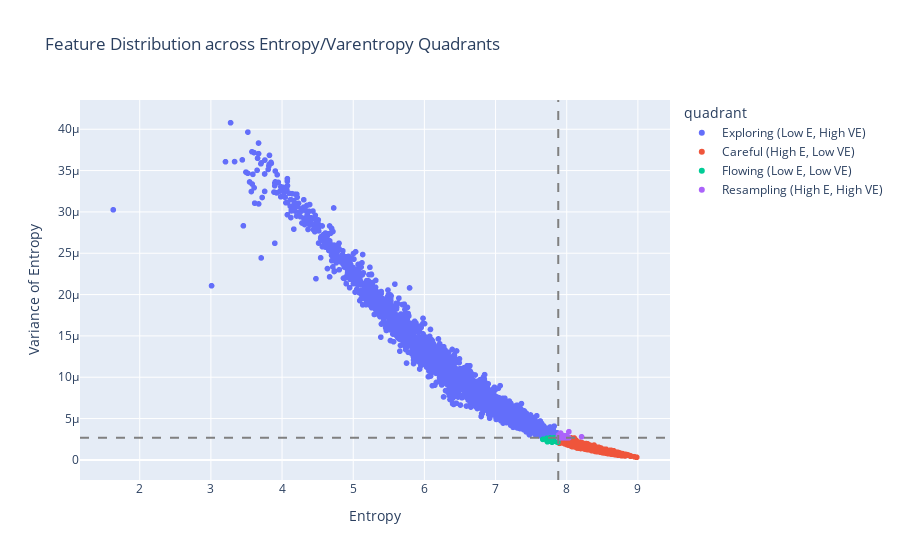

The code cell stored with this chart in its notebook:
### Code cell
quadrants, filtered_entropy, filtered_varentropy = analyze_feature_quadrants(filtered_acts)
plot_entropy_quadrants(filtered_entropy, filtered_varentropy, quadrants)

### Figure 1 — Plotly figure (JSON) as saved in the notebook; plotly's stock layout.template omitted (floating-point values rounded to 4 significant figures; data arrays with more than 128 entries replaced by an {"elided": "..."} marker saying what was removed)
{"data": [{"hovertemplate": "quadrant=Exploring (Low E, High VE)<br>Entropy=%{x}<br>Variance of Entropy=%{y}<extra></extra>", "legendgroup": "Exploring (Low E, High VE)", "marker": {"color": "#636efa", "symbol": "circle"}, "mode": "markers", "name": "Exploring (Low E, High VE)", "showlegend": true, "type": "scattergl", "x": {"elided": "3917 float values"}, "xaxis": "x", "y": {"elided": "3917 float values"}, "yaxis": "y"}, {"hovertemplate": "quadrant=Careful (High E, Low VE)<br>Entropy=%{x}<br>Variance of Entropy=%{y}<extra></extra>", "legendgroup": "Careful (High E, Low VE)", "marker": {"color": "#EF553B", "symbol": "circle"}, "mode": "markers", "name": "Careful (High E, Low VE)", "showlegend": true, "type": "scattergl", "x": {"elided": "3917 float values"}, "xaxis": "x", "y": {"elided": "3917 float values"}, "yaxis": "y"}, {"hovertemplate": "quadrant=Flowing (Low E, Low VE)<br>Entropy=%{x}<br>Variance of Entropy=%{y}<extra></extra>", "legendgroup": "Flowing (Low E, Low VE)", "marker": {"color": "#00cc96", "symbol": "circle"}, "mode": "markers", "name": "Flowing (Low E, Low VE)", "showlegend": true, "type": "scattergl", "x": [7.78, 7.827, 7.796, 7.839, 7.876, 7.873, 7.878, 7.761, 7.874, 7.877, 7.815, 7.85, 7.717, 7.824, 7.844, 7.849, 7.875, 7.812, 7.863, 7.799, 7.824, 7.739, 7.87, 7.816, 7.876, 7.868, 7.867, 7.799, 7.862, 7.804, 7.834, 7.853, 7.811, 7.849, 7.856, 7.853, 7.82, 7.765, 7.826, 7.807, 7.863, 7.794, 7.811, 7.857, 7.783, 7.829, 7.867, 7.824, 7.847, 7.853, 7.852, 7.834, 7.867, 7.715, 7.851, 7.728, 7.841, 7.867, 7.761, 7.827, 7.864, 7.785, 7.875, 7.856, 7.786, 7.876, 7.84, 7.803, 7.872, 7.792, 7.847, 7.758, 7.773, 7.846, 7.843, 7.876, 7.809, 7.822, 7.743, 7.786, 7.824, 7.839, 7.862, 7.779, 7.826, 7.717, 7.872, 7.664, 7.875], "xaxis": "x", "y": [2.5e-06, 2.439e-06, 2.636e-06, 2.563e-06, 2.338e-06, 2.371e-06, 2.57e-06, 2.527e-06, 2.12e-06, 2.662e-06, 2.481e-06, 2.469e-06, 2.601e-06, 2.624e-06, 2.519e-06, 2.439e-06, 2.652e-06, 2.535e-06, 2.531e-06, 2.488e-06, 2.335e-06, 2.546e-06, 2.427e-06, 2.589e-06, 2.426e-06, 2.522e-06, 2.578e-06, 2.631e-06, 2.254e-06, 2.388e-06, 2.645e-06, 2.533e-06, 2.546e-06, 2.517e-06, 2.22e-06, 2.553e-06, 2.474e-06, 2.661e-06, 2.474e-06, 2.524e-06, 2.533e-06, 2.138e-06, 2.612e-06, 2.182e-06, 2.499e-06, 2.552e-06, 2.517e-06, 2.657e-06, 2.602e-06, 2.466e-06, 2.562e-06, 2.563e-06, 2.384e-06, 2.532e-06, 2.586e-06, 2.192e-06, 2.354e-06, 2.529e-06, 2.545e-06, 2.348e-06, 2.419e-06, 2.626e-06, 2.586e-06, 2.479e-06, 2.464e-06, 2.536e-06, 2.554e-06, 2.604e-06, 2.525e-06, 2.225e-06, 2.276e-06, 2.358e-06, 2.487e-06, 2.529e-06, 2.652e-06, 2.297e-06, 2.395e-06, 2.414e-06, 2.247e-06, 2.571e-06, 2.577e-06, 2.519e-06, 2.654e-06, 2.465e-06, 2.288e-06, 2.414e-06, 2.467e-06, 2.48e-06, 2.497e-06], "yaxis": "y"}, {"hovertemplate": "quadrant=Resampling (High E, High VE)<br>Entropy=%{x}<br>Variance of Entropy=%{y}<extra></extra>", "legendgroup": "Resampling (High E, High VE)", "marker": {"color": "#ab63fa", "symbol": "circle"}, "mode": "markers", "name": "Resampling (High E, High VE)", "showlegend": true, "type": "scattergl", "x": [7.918, 7.924, 7.944, 7.989, 8.209, 7.955, 7.885, 7.899, 7.911, 7.927, 7.882, 7.967, 8.011, 7.954, 7.915, 7.964, 7.986, 7.907, 7.895, 7.93, 7.958, 7.921, 7.897, 7.935, 8.03, 7.897, 8.019, 7.916, 7.926, 7.892, 7.902, 7.901, 7.884, 7.918, 7.914, 8.03, 7.914, 7.944, 7.93, 7.905, 7.942, 7.935, 7.889, 7.966, 7.967, 7.928, 7.897, 7.9, 7.931, 8.008, 7.983, 7.883, 7.881, 7.937, 7.931, 7.887, 7.886, 7.973, 7.916, 7.938, 7.941, 7.892, 7.932, 7.917, 7.888, 7.912, 7.917, 7.881, 7.888, 7.907, 7.985, 7.904, 7.988, 7.901, 7.939, 7.914, 7.955, 7.883, 7.963, 7.898, 7.919, 7.915, 7.907, 7.942, 7.914, 7.953, 7.96, 7.936, 7.906], "xaxis": "x", "y": [2.67e-06, 2.688e-06, 2.665e-06, 2.707e-06, 2.792e-06, 2.818e-06, 2.842e-06, 3.05e-06, 2.705e-06, 2.899e-06, 2.806e-06, 2.708e-06, 2.684e-06, 2.743e-06, 2.669e-06, 2.772e-06, 2.666e-06, 2.737e-06, 2.833e-06, 2.686e-06, 2.928e-06, 2.952e-06, 2.735e-06, 2.691e-06, 2.68e-06, 2.837e-06, 2.733e-06, 2.702e-06, 2.68e-06, 2.712e-06, 2.755e-06, 3.022e-06, 2.694e-06, 2.923e-06, 3.241e-06, 3.406e-06, 3.02e-06, 2.781e-06, 2.685e-06, 2.802e-06, 2.81e-06, 2.9e-06, 2.901e-06, 2.726e-06, 2.713e-06, 2.8e-06, 2.719e-06, 2.746e-06, 2.775e-06, 2.671e-06, 2.769e-06, 2.749e-06, 2.744e-06, 2.749e-06, 2.737e-06, 3.02e-06, 2.689e-06, 2.713e-06, 2.855e-06, 2.683e-06, 2.889e-06, 2.826e-06, 2.774e-06, 2.839e-06, 2.909e-06, 2.669e-06, 3.012e-06, 2.788e-06, 2.876e-06, 2.681e-06, 2.902e-06, 2.752e-06, 2.715e-06, 2.67e-06, 2.756e-06, 2.928e-06, 2.769e-06, 2.817e-06, 2.68e-06, 2.677e-06, 2.939e-06, 2.835e-06, 2.873e-06, 2.868e-06, 2.838e-06, 2.676e-06, 2.84e-06, 2.781e-06, 2.895e-06], "yaxis": "y"}], "layout": {"legend": {"title": {"text": "quadrant"}, "tracegroupgap": 0}, "shapes": [{"line": {"color": "gray", "dash": "dash"}, "type": "line", "x0": 0, "x1": 1, "xref": "x domain", "y0": 2.664e-06, "y1": 2.664e-06, "yref": "y"}, {"line": {"color": "gray", "dash": "dash"}, "type": "line", "x0": 7.881, "x1": 7.881, "xref": "x", "y0": 0, "y1": 1, "yref": "y domain"}], "title": {"text": "Feature Distribution across Entropy/Varentropy Quadrants"}, "xaxis": {"anchor": "y", "domain": [0, 1], "title": {"text": "Entropy"}}, "yaxis": {"anchor": "x", "domain": [0, 1], "title": {"text": "Variance of Entropy"}}}}
